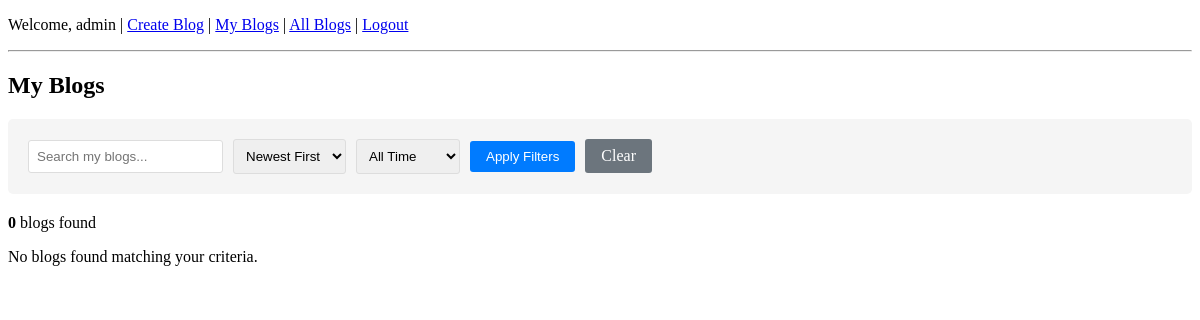
The app's page /myblogs/ (signed in), older data.
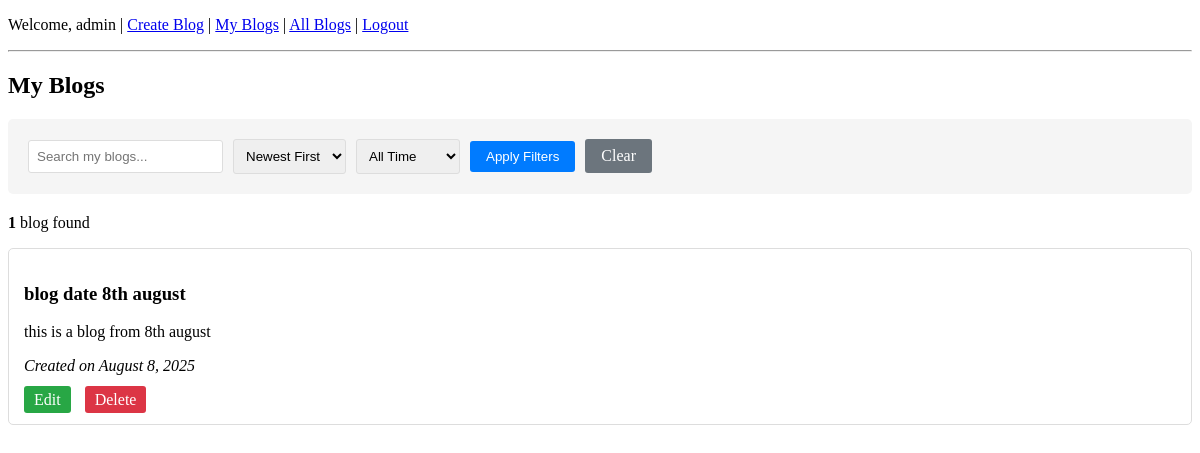
The same page, newer data.
### blog/models.py (models this page shows, shortened)
class Blog(models.Model):
    title = models.CharField(max_length = 200)
    content= models.TextField()
    created_at = models.DateTimeField(auto_now_add = True)
    author = models.ForeignKey(User, on_delete= models.CASCADE)

### blog/views.py (the view, shortened to what this page needs)
# urls.py: path('myblogs/', views.my_blogs, name='my_blogs'),
@login_required
def my_blogs(request):
    blogs = Blog.objects.filter(author=request.user)
    search_query = request.GET.get('search', '')
    if search_query:
        blogs = blogs.filter(
            Q(title__icontains=search_query) |
            Q(content__icontains=search_query)
        )
    sort_by = request.GET.get('sort', 'newest')
    if sort_by == 'newest':
        blogs = blogs.order_by('-created_at')
    elif sort_by == 'oldest':
        blogs = blogs.order_by('created_at')
    elif sort_by == 'title':
        blogs = blogs.order_by('title')
    date_filter = request.GET.get('date_filter', '')
    context = {
        'blogs': blogs,
        'search_query': search_query,
        'sort_by': sort_by,
        'date_filter': date_filter,
    }
    return render(request, 'blog/my_blogs.html', context)

### blog/templates/blog/my_blogs.html (shortened to what this page needs)
{% extends 'blog/base.html' %}
{% block content %}
<h2>My Blogs</h2>
<div style="background: #f5f5f5; padding: 20px; margin-bottom: 20px; border-radius: 5px;">
    <form method="GET" action="{% url 'my_blogs' %}">
        <div style="display: flex; gap: 10px; flex-wrap: wrap; align-items: center;">
            <input type="text" name="search" value="{{ search_query }}"
                   placeholder="Search my blogs..." style="padding: 8px; border: 1px solid #ddd; border-radius: 3px;">
            <select name="sort" style="padding: 8px; border: 1px solid #ddd; border-radius: 3px;">
                <option value="newest" {% if sort_by == 'newest' %}selected{% endif %}>Newest First</option>
            </select>
            <select name="date_filter" style="padding: 8px; border: 1px solid #ddd; border-radius: 3px;">
                <option value="">All Time</option>
            </select>
            <button type="submit" style="padding: 8px 16px; background: #007bff; color: white; border: none; border-radius: 3px; cursor: pointer;">
                Apply Filters
            </button>
            <a href="{% url 'my_blogs' %}" style="padding: 8px 16px; background: #6c757d; color: white; text-decoration: none; border-radius: 3px;">
                Clear
            </a>
        </div>
    </form>
</div>
<p><strong>{{ blogs.count }}</strong> blog{{ blogs.count|pluralize }} found</p>
{% for blog in blogs %}
  <div style="border: 1px solid #ddd; padding: 15px; margin-bottom: 15px; border-radius: 5px;">
    <h3>{{ blog.title }}</h3>
    <p>{{ blog.content|truncatewords:50 }}</p>
    <p><em>Created on {{ blog.created_at|date:"F j, Y" }}</em></p>
    <div style="margin-top: 10px;">
      <a href="{% url 'edit_blog' blog.pk %}" style="padding: 5px 10px; background: #28a745; color: white; text-decoration: none; border-radius: 3px; margin-right: 10px;">Edit</a>
      <a href="{% url 'delete_blog' blog.pk %}" style="padding: 5px 10px; background: #dc3545; color: white; text-decoration: none; border-radius: 3px;" onclick="return confirm('Are you sure?')">Delete</a>
    </div>
  </div>
{% empty %}
  <p>No blogs found matching your criteria.</p>
{% endfor %}
{% endblock %}

Row changes from the older to the newer data that the page shows:
added Blog: title "blog date 8th august", content "this is a blog from 8th august", created_at "August 8, 2025"
Text that changed along with them:
{{ blogs.count }}: "0" → "1"
text no longer shown: "No blogs found matching your criteria."
